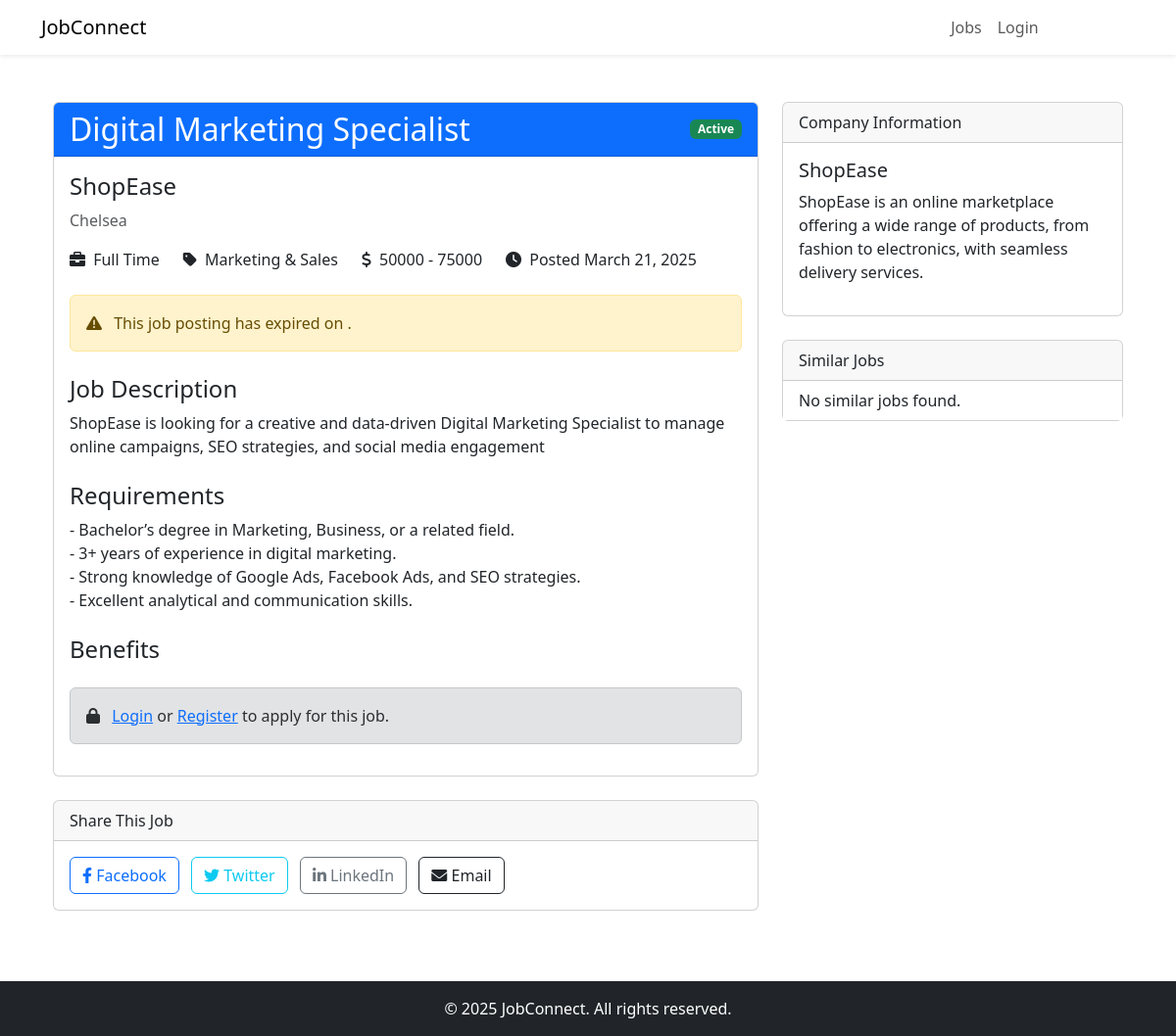
Screenshot of /jobs/3/ with the database file from the repository.
### jobs/models.py (models this page shows, shortened)
class JobPosting(models.Model):
    JOB_TYPE_CHOICES = (
        ('full_time', 'Full Time'),
        ('part_time', 'Part Time'),
        ('contract', 'Contract'),
        ('internship', 'Internship'),
        ('remote', 'Remote'),
    )
    EXPERIENCE_LEVEL_CHOICES = (
        ('entry', 'Entry Level'),
        ('mid', 'Mid Level'),
        ('senior', 'Senior Level'),
        ('executive', 'Executive Level'),
    )
    employer = models.ForeignKey(EmployerProfile, on_delete=models.CASCADE, related_name='job_postings')
    title = models.CharField(max_length=100)
    category = models.ForeignKey(JobCategory, on_delete=models.SET_NULL, null=True, related_name='jobs')
    description = models.TextField()
    requirements = models.TextField()
    responsibilities = models.TextField()
    job_type = models.CharField(max_length=20, choices=JOB_TYPE_CHOICES)
    experience_level = models.CharField(max_length=20, choices=EXPERIENCE_LEVEL_CHOICES)
    location = models.CharField(max_length=100)
    salary_min = models.PositiveIntegerField(null=True, blank=True)
    salary_max = models.PositiveIntegerField(null=True, blank=True)
    is_remote = models.BooleanField(default=False)
    application_deadline = models.DateField()
    is_active = models.BooleanField(default=True)
    created_at = models.DateTimeField(auto_now_add=True)
    updated_at = models.DateTimeField(auto_now=True)
    def is_expired(self):
        return self.application_deadline < timezone.now().date()
    def salary_range(self):
        return f'{self.salary_min} - {self.salary_max}'

class JobCategory(models.Model):
    name = models.CharField(max_length=100)
    description = models.TextField(blank=True)
    class Meta:
        verbose_name_plural = "Job Categories"

### accounts/models.py (models this page shows, shortened)
class EmployerProfile(models.Model):
    user = models.OneToOneField(User, on_delete=models.CASCADE, related_name='employer_profile')
    company_name = models.CharField(max_length=100)
    company_description = models.TextField()
    company_logo = models.ImageField(upload_to='company_logos/', blank=True, null=True)
    industry = models.CharField(max_length=50)
    company_website = models.URLField(blank=True)
    company_location = models.CharField(max_length=100)
    company_size = models.CharField(max_length=50, blank=True)

### jobs/views.py (the view)
# urls.py: path('jobs/<int:job_id>/', views.job_detail, name='job_detail'),
def job_detail(request, job_id):
    job = get_object_or_404(JobPosting, id=job_id, is_active=True)
    related_jobs = JobPosting.objects.filter(
        category=job.category,
        is_active=True
    ).exclude(id=job_id)[:3]
    has_applied = False
    if request.user.is_authenticated and hasattr(request.user, 'job_seeker_profile'):
        has_applied = JobApplication.objects.filter(
            job=job,
            applicant=request.user.job_seeker_profile
        ).exists()
    context = {
        'job': job,
        'related_jobs': related_jobs,
        'has_applied': has_applied,
    }
    return render(request, 'job_detail.html', context)

### jobs/templates/job_detail.html (shortened to what this page needs)
{% extends 'base.html' %}
{% block content %}
<div class="container my-5">
    <div class="row">
        <div class="col-lg-8">
            <div class="card mb-4">
                <div class="card-header bg-primary text-white d-flex justify-content-between align-items-center">
                    <h2 class="mb-0">{{ job.title }}</h2>
                    {% if job.is_active %}
                        <span class="badge bg-success">Active</span>
                    {% else %}
                        <span class="badge bg-danger">Inactive</span>
                    {% endif %}
                </div>
                <div class="card-body">
                    <div class="mb-4">
                        <div class="company-info d-flex align-items-center mb-3">
                            <div>
                                <h4>{{ job.employer.company_name }}</h4>
                                <p class="text-muted mb-0">{{ job.location }}</p>
                            </div>
                        </div>
                        <div class="job-meta d-flex flex-wrap mb-3">
                            <div class="me-4 mb-2">
                                <i class="fas fa-briefcase me-1"></i>
                                <span>{{ job.get_job_type_display }}</span>
                            </div>
                            <div class="me-4 mb-2">
                                <i class="fas fa-tag me-1"></i>
                                <span>{{ job.category.name }}</span>
                            </div>
                            <div class="me-4 mb-2">
                                <i class="fas fa-dollar-sign me-1"></i>
                                <span>{{ job.salary_range }}</span>
                            </div>
                            <div class="mb-2">
                                <i class="fas fa-clock me-1"></i>
                                <span>Posted {{ job.created_at|date:"F j, Y" }}</span>
                            </div>
                        </div>
                        {% if job.is_expired %}
                            <div class="alert alert-warning mb-3">
                                <i class="fas fa-exclamation-triangle me-2"></i>
                                This job posting has expired on {{ job.deadline|date:"F j, Y" }}.
                            </div>
                        {% endif %}
                    </div>
                    <h4>Job Description</h4>
                    <div class="job-description mb-4">
                        {{ job.description|safe|linebreaks }}
                    </div>
                    <h4>Requirements</h4>
                    <div class="job-requirements mb-4">
                        {{ job.requirements|safe|linebreaks }}
                    </div>
                    <h4>Benefits</h4>
                    <div class="application-actions mt-4">
                        {% if request.user.is_authenticated %}
                        {% if request.user.job_seeker_profile %}
                                {% if has_applied %}
                                    <div class="alert alert-info">
                                        <i class="fas fa-check-circle me-2"></i>
                                        You have already applied for this job.
                                    </div>
                                {% elif not job.is_expired %}
                                    <a href="{% url 'apply_for_job' job.id %}" class="btn btn-primary">
                                        <i class="fas fa-paper-plane me-1"></i>
                                        Apply Now
                                    </a>
                                {% endif %}
                            {% else %}
                                <div class="alert alert-warning">
                                    <i class="fas fa-user me-2"></i>
                                    Only job seekers can apply for jobs. Please complete your job seeker profile.
                                </div>
                            {% endif %}
                        {% else %}
                            <div class="alert alert-secondary">
                                <i class="fas fa-lock me-2"></i>
                                <a href="{% url 'login' %}?next={{ request.path }}">Login</a> or
                                <a href="{% url 'register' %}">Register</a> to apply for this job.
                            </div>
                        {% endif %}
                    </div>
                </div>
            </div>
            <div class="card mb-4">
                <div class="card-header">Share This Job</div>
                <div class="card-body">
                    <div class="social-share">
                        <a href="https://www.facebook.com/sharer/sharer.php?u={{ request.build_absolute_uri }}" target="_blank" class="btn btn-outline-primary me-2">
                            <i class="fab fa-facebook-f"></i> Facebook
                        </a>
                        <a href="https://twitter.com/intent/tweet?url={{ request.build_absolute_uri }}&text=Check out this job: {{ job.title }}" target="_blank" class="btn btn-outline-info me-2">
                            <i class="fab fa-twitter"></i> Twitter
                        </a>
                        <a href="https://www.linkedin.com/sharing/share-offsite/?url={{ request.build_absolute_uri }}" target="_blank" class="btn btn-outline-secondary me-2">
                            <i class="fab fa-linkedin-in"></i> LinkedIn
                        </a>
                        <a href="mailto:?subject=Job Opportunity: {{ job.title }}&body=Check out this job posting: {{ request.build_absolute_uri }}" class="btn btn-outline-dark">
                            <i class="fas fa-envelope"></i> Email
                        </a>
                    </div>
                </div>
            </div>
        </div>
        <div class="col-lg-4">
            <div class="card mb-4">
                <div class="card-header">Company Information</div>
                <div class="card-body">
                    <h5>{{ job.employer.company_name }}</h5>
                    {% if job.employer.company_description %}
                        <p>{{ job.employer.company_description|truncatewords:50 }}</p>
                    {% endif %}
                </div>
            </div>
            <div class="card">
                <div class="card-header">Similar Jobs</div>
                <div class="card-body p-0">
                    <div class="list-group list-group-flush">
                        {% for related_job in related_jobs %}
                            <a href="{% url 'job_detail' related_job.id %}" class="list-group-item list-group-item-action">
                                <div class="d-flex w-100 justify-content-between">
                                    <h6 class="mb-1">{{ related_job.title }}</h6>
                                    <small>{{ related_job.created_at|date:"M d" }}</small>
                                </div>
                                <p class="mb-1 text-muted">{{ related_job.employer.company_name }}</p>
                                <small>{{ related_job.location }}</small>
                            </a>
                        {% empty %}
                            <div class="list-group-item">
                                <p class="mb-0">No similar jobs found.</p>
                            </div>
                        {% endfor %}
                    </div>
                </div>
            </div>
        </div>
    </div>
</div>
{% endblock %}

### rows the page displays
JobPosting: title "Digital Marketing Specialist", employer.company_name "ShopEase", location "Chelsea", job_type "Full Time", category.name "Marketing & Sales", salary_range "50000 - 75000", created_at "March 21, 2025", description "ShopEase is looking for a creative and data-driven Digital Marketing Specialist to manage online campaigns, SEO strategies, and social media engagement", requirements "- Bachelor’s degree in Marketing, Business, or a related field. - 3+ years of experience in digital marketing. - Strong knowledge of Google Ads, Facebook Ads, and SEO strategies. - Excellent analytical and communication skills.", employer.company_description "ShopEase is an online marketplace offering a wide range of products, from fashion to electronics, with seamless delivery services."
